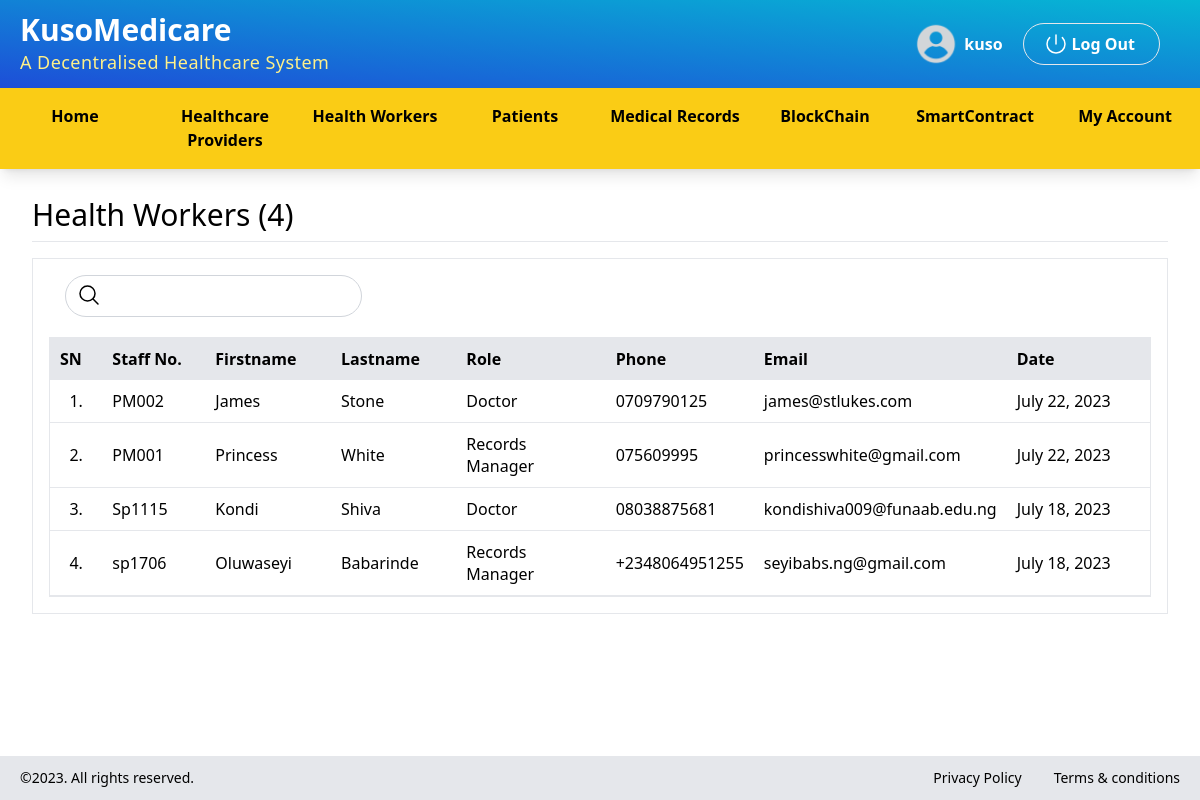
The page /kmc/health_worker (signed in) on the database as committed earlier.
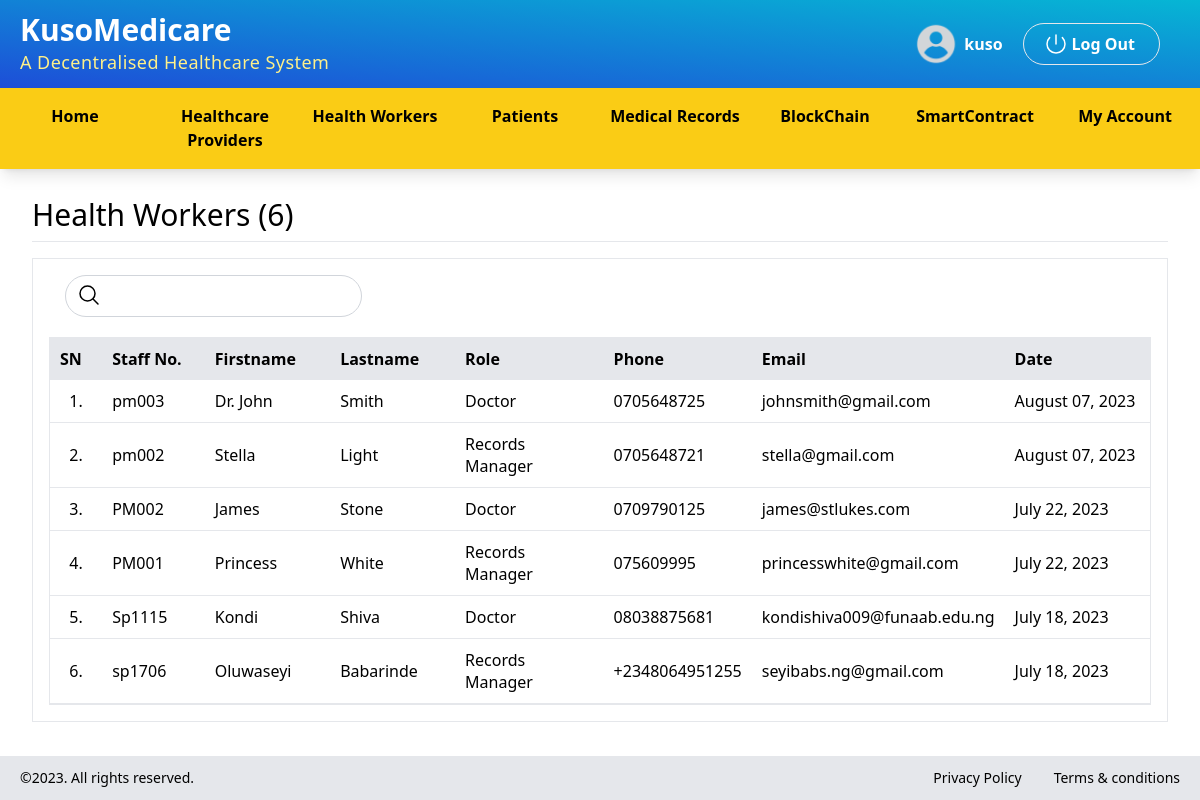
The same page on the database as committed later.
### myapp/models.py (models this page shows)
class HealthWorker(models.Model):
    healthprovider = models.ForeignKey(HealthProvider, on_delete=models.CASCADE, related_name='hcp_worker')
    staffno = models.CharField(max_length=50)
    firstname = models.CharField(max_length=50, blank=True)
    lastname = models.CharField(max_length=50, blank=True)
    role = models.CharField(max_length=200)
    experience = models.CharField(max_length=5)
    phone = models.CharField(max_length=50)
    email = models.CharField(max_length=200)
    picture = models.CharField(max_length=200)
    user = models.ForeignKey(User, on_delete=models.CASCADE, related_name='hw_user')
    date = models.DateTimeField(default=datetime.now, blank=True)

### myapp/views.py (the view)
# urls.py: path('kmc/health_worker', views.kmc_health_worker, name='kmc_health_worker'),
@login_required
def kmc_health_worker(request):
    health_workers = HealthWorker.objects.all();
    health_workers_count = len(health_workers)
    return render(request, 'kmc/kmc_health_worker.html', {'healthWorkers': health_workers, 'count': health_workers_count})

### templates/kmc/kmc_health_worker.html (shortened to what this page needs)
{% extends "layout/base.html" %}
{% load static %}
{% block content %}
    <div>
        {% include 'partial/_kmc_nav.html' %}
    </div>
    <div class="content-section flex-1 flex-col px-8 py-5">
        <div class="text-3xl border-b border-gray-200 py-2">
            Health Workers ({{ count }})
        </div>
        <div class="flex flex-col border mt-4 p-4">
            <div class="flex flex-row justify-between px-4 mb-5">
                    <div class="flex w-[15%]">
                        <input type="text" name="search" class="border py-2 px-8 border-gray-300 rounded-full"/>
                        <div class="absolute border-0 py-2 px-3">
                            <svg xmlns="http://www.w3.org/2000/svg" fill="none" viewBox="0 0 24 24" stroke-width="1.5" stroke="currentColor" class="w-6 h-6">
                                <path stroke-linecap="round" stroke-linejoin="round" d="M21 21l-5.197-5.197m0 0A7.5 7.5 0 105.196 5.196a7.5 7.5 0 0010.607 10.607z" />
                              </svg>
                        </div>
                    </div>
            </div>
            <div class="flex flex-col flex-1 border w-[100%] mx-auto gap-4">
                    <table width="100%" cellpadding="10px">
                        <thead>
                            <tr class="bg-gray-200">
                                <th class="text-left border-0 border-blue-800" width="5%">SN</th>
                                <th class="text-left border-0 border-blue-800" width="10%">Staff No.</th>
                                <th class="text-left border-0 border-blue-800" width="12%">Firstname</th>
                                <th class="text-left border-0 border-blue-800" width="12%">Lastname</th>
                                <th class="text-left border-0 border-blue-800" width="15%">Role</th>
                                <th class="text-left border-0 border-blue-800" width="10%">Phone</th>
                                <th class="text-left border-0 border-blue-800" width="10%">Email</th>
                                <th class="text-left border-0 border-blue-800" width="15%">Date</th>
                            </tr>
                        </thead>
                        <tbody>
                            {% for healthWorker in healthWorkers reversed %}
                                <tr class="border-b">
                                    <td class="text-center">{{ forloop.counter }}.</td>
                                    <td>
                                            <div>{{ healthWorker.staffno }}</div>
                                    </td>
                                    <td>
                                        <div>{{ healthWorker.firstname }}</div>
                                    </td>
                                    <td>
                                        <div>{{ healthWorker.lastname }}</div>
                                    </td>
                                    <td>{{ healthWorker.role }}</td>
                                    <td>{{ healthWorker.phone }}</td>
                                    <td>{{ healthWorker.email }}</td>
                                    <td>{{ healthWorker.date|date:"F d, Y" }}</td>
                                </tr>
                            {%  endfor  %}
                        </tbody>
                    </table>
            </div>
        </div>
    </div>
{% endblock %}

### templates/layout/base.html (shortened to what this page needs)
{% load static %}
<html>
    <head>
        <script src="https://cdn.tailwindcss.com"></script>
    </head>
    <body>
        <div class="flex flex-col justify-between h-screen border-0">
                {% block content %}
                {% endblock %}
                <div  class="footer-section py-3 flex justify-between px-5 text-sm bg-gray-200"  >
                    <div>&copy2023. All rights reserved.</div>
                    <div class="flex gap-8">
                        <div class="hover:underline"><a href="#">Privacy Policy</a></div>
                        <div class="hover:underline"><a href="#">Terms & conditions</a></div>
                    </div>
                </div>
        </div>
    </body>
</html>

### templates/partial/_kmc_nav.html
{% load static %}
<div class="top-section flex justify-between py-3 bg-gradient-to-tr from-blue-700 to-cyan-500 ">
    <div class="px-5 border-0">
        <div class="">
            <p class="text-3xl font-bold text-white ">KusoMedicare</p>
        </div>
        <div class="text-lg tracking-wide text-yellow-200">A Decentralised Healthcare System</div>
    </div>
    <div class="flex px-10 justify-center items-center gap-1 text-white font-semibold">
        <div>
                <img src="{% static 'avatars/default_avatar.png' %}" class="h-12 w-12" />
        </div>
        <div>
            <a class="hover:underline" href="#">{{ user.username }}</a>
        </div>
        <a href="{% url 'logout' %}" class="flex ml-4 border px-5 py-2 rounded-full  hover:bg-cyan-500">
            <svg class="w-6 h-6" xmlns="http://www.w3.org/2000/svg" fill="none" viewBox="0 0 24 24" stroke-width="1.5" stroke="currentColor" class="w-6 h-6">
                <path stroke-linecap="round" stroke-linejoin="round" d="M5.636 5.636a9 9 0 1012.728 0M12 3v9"
                />
            </svg>
            <span class="mx-1">Log Out</span>
        </a>
    </div>
</div>
<div class="flex shadow-lg">
        <div class="mx-auto grid grid-cols-8 border-b border-yellow-400 w-full">
                <a href="{% url 'kmc_home' %}" class="border-0 text-center py-4 bg-yellow-400 text-md font-semibold hover:bg-yellow-300">
                        Home
                </a>
                <a href="{% url 'kmc_healthcare_provider' %}" class="border-0 text-center py-4 bg-yellow-400 text-md font-semibold hover:bg-yellow-300">
                                Healthcare Providers
                </a>
                <a href="{% url 'kmc_health_worker' %}" class="border-0 text-center py-4 bg-yellow-400 text-md font-semibold hover:bg-yellow-300">
                        Health Workers
                </a>
                <a href="{% url 'kmc_patient' %}" class="border-0 text-center py-4 bg-yellow-400 text-md font-semibold hover:bg-yellow-300">
                        Patients
                </a>
                <a href="{% url 'kmc_medical_record' %}" class="border-0 text-center py-4 bg-yellow-400 text-md font-semibold hover:bg-yellow-300">
                        Medical Records
                </a>
                <a href="{% url 'kmc_blockchain' %}" class="border-0 text-center py-4 bg-yellow-400 text-md font-semibold hover:bg-yellow-300">
                        BlockChain
                </a>
                <a href="{% url 'kmc_smartcontract' %}" class="border-0 text-center py-4 bg-yellow-400 text-md font-semibold hover:bg-yellow-300">
                        SmartContract
                </a>
                <a href="{% url 'kmc_myaccount' %}" class="border-0 text-center py-4 bg-yellow-400 text-md font-semibold hover:bg-yellow-300">
                        My Account
                </a>
        </div>
</div>

Rows that differ between the two databases and show on the page:
added HealthWorker: staffno "pm003", firstname "Dr. John", lastname "Smith", role "Doctor", phone "0705648725", email "johnsmith@gmail.com", date "August 07, 2023"
added HealthWorker: staffno "pm002", firstname "Stella", lastname "Light", role "Records Manager", phone "0705648721", email "stella@gmail.com", date "August 07, 2023"
Other text that changed with them:
{{ count }}: "4" → "6"
